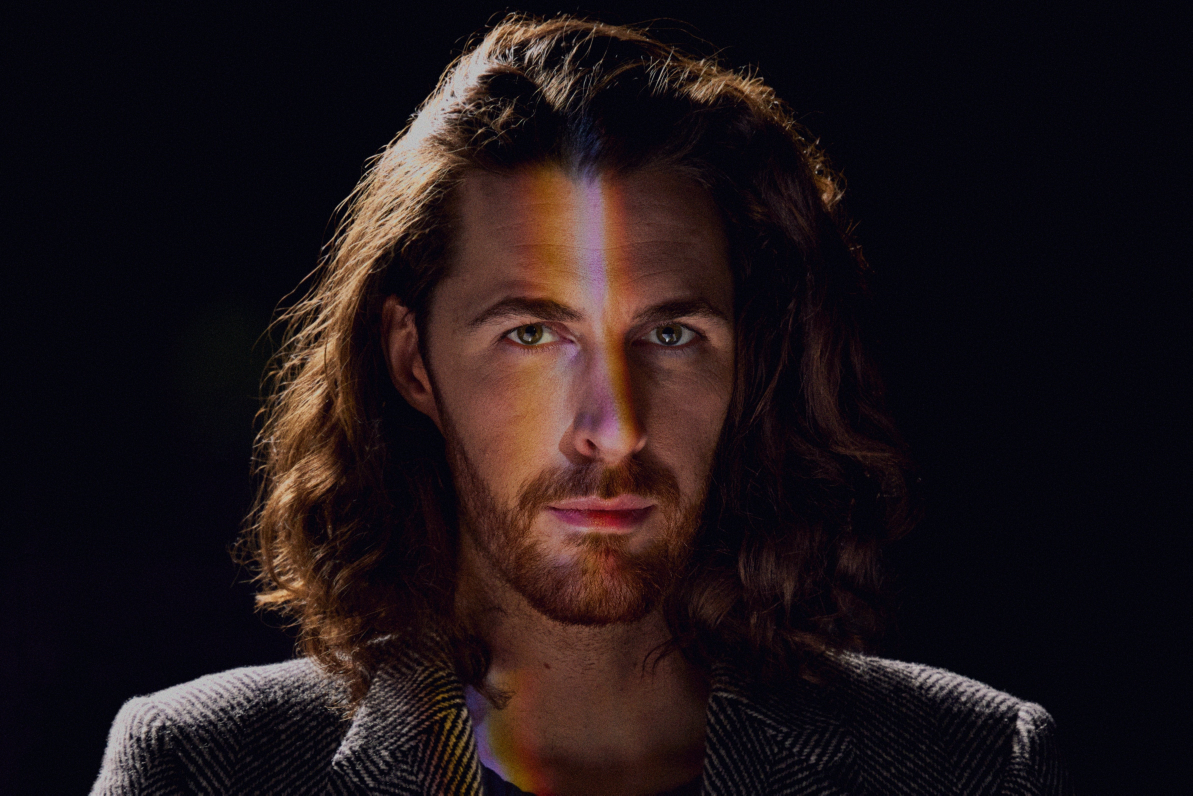
#> input picture face_attendance_project/data/train/alex/1.jpg, 4770 x 3181 px, given in place of the camera (shown at 1/4 size)
$ python main.py
#> lines starting #> are read from the running program, lines starting #| are printed output that depends on the picture
### face_attendance_project/lbp/lbp.py
import numpy as np

def compute_lbp(gray_img):
    h, w = gray_img.shape
    lbp_img = np.zeros((h, w), dtype=np.uint8)

    for i in range(1, h - 1):
        for j in range(1, w - 1):
            center = gray_img[i, j]
            binary = 0
            binary |= (gray_img[i-1, j-1] >= center) << 7
            binary |= (gray_img[i-1, j]   >= center) << 6
            binary |= (gray_img[i-1, j+1] >= center) << 5
            binary |= (gray_img[i,   j+1] >= center) << 4
            binary |= (gray_img[i+1, j+1] >= center) << 3
            binary |= (gray_img[i+1, j]   >= center) << 2
            binary |= (gray_img[i+1, j-1] >= center) << 1
            binary |= (gray_img[i,   j-1] >= center) << 0
            lbp_img[i, j] = binary

    return lbp_img

### face_attendance_project/lbp/histogram.py
import numpy as np

def lbph_features(lbp_image, grid_x=8, grid_y=8):
    h, w = lbp_image.shape
    grid_h = h // grid_y
    grid_w = w // grid_x
    features = []

    for y in range(grid_y):
        for x in range(grid_x):
            cell = lbp_image[y*grid_h:(y+1)*grid_h, x*grid_w:(x+1)*grid_w]
            hist, _ = np.histogram(cell.ravel(), bins=256, range=(0, 256))
            hist = hist.astype("float")
            hist /= (hist.sum() + 1e-6)
            features.extend(hist)

    return np.array(features)

### face_attendance_project/recognize.py
import cv2
import numpy as np
from lbp.lbp import compute_lbp
from lbp.histogram import lbph_features

def recognize_face(test_img):
    database = np.load("models/lbph_database.npy", allow_pickle=True)
    test_img = cv2.resize(test_img, (64, 64))
    lbp_test = compute_lbp(test_img)
    test_feat = lbph_features(lbp_test)

    min_dist = float("inf")
    predicted_label = "Unknown"

    for label, db_feat in database:
        dist = np.linalg.norm(test_feat - db_feat)
        if dist < min_dist:
            min_dist = dist
            predicted_label = label

    return predicted_label, min_dist

### face_attendance_project/main.py
import cv2
from recognize import recognize_face

def distance_to_accuracy(dist, scale=2.0):
    acc = max(0, 100 - dist * scale)
    return round(acc, 2)

def main():
    cap = cv2.VideoCapture(0)
    print("🔵 Press 'q' to quit.")

    while True:
        ret, frame = cap.read()
#> frame is the input picture: shape (3181, 4770, 3); mean B, G, R 23.5, 20.7, 30.7
        if not ret:
            break

        gray = cv2.cvtColor(frame, cv2.COLOR_BGR2GRAY)
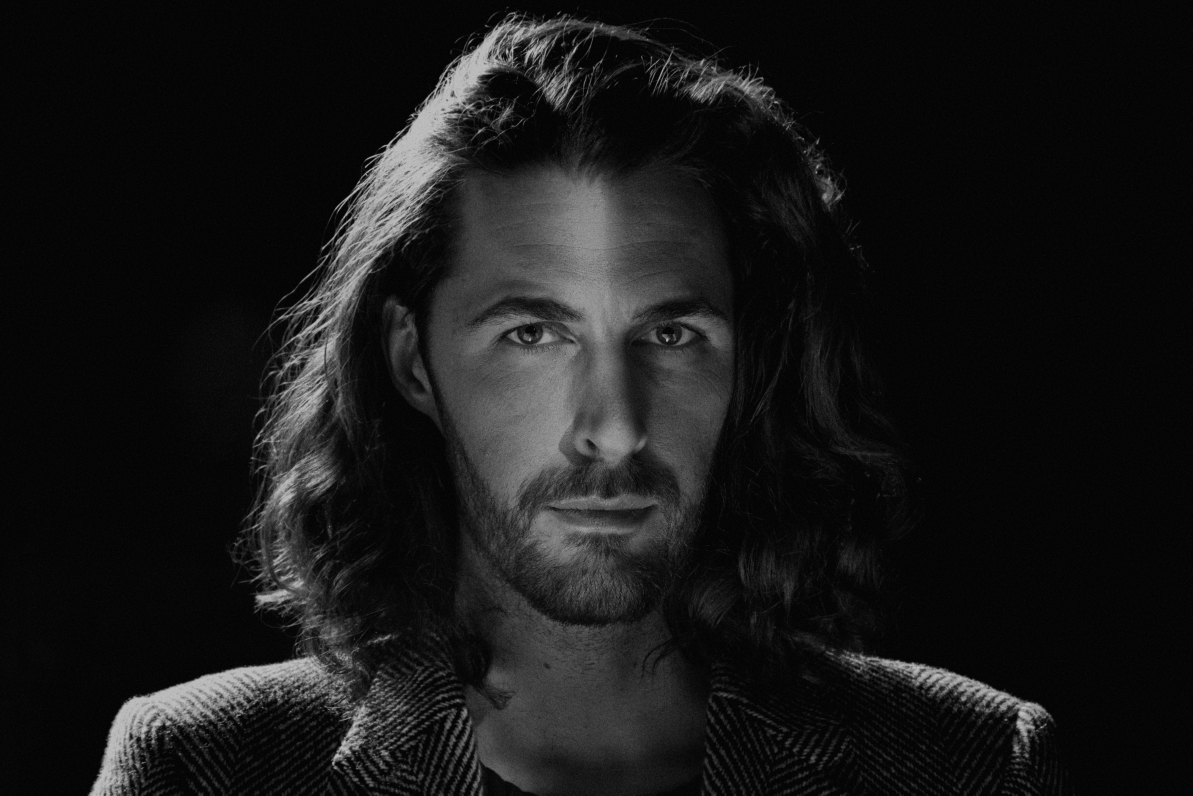
#> gray: shape (3181, 4770) (shown at 1/4 size); min 0, max 204, mean 24
        face = cv2.resize(gray, (64, 64))
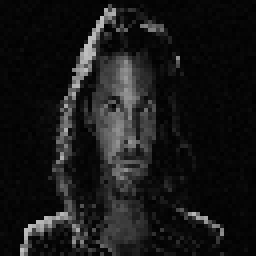
#> face: shape (64, 64) (shown 4 times larger); min 1, max 193, mean 23.8

        name, dist = recognize_face(face)
#> (reads face_attendance_project/models/lbph_database.npy from the repository)
#> after the loop in compute_lbp, `for i in range(1, h - 1):`:
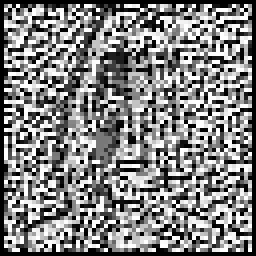
#> lbp_img: shape (64, 64) (shown 4 times larger); min 0, max 255, mean 129.5
#> after the loop in lbph_features, `for y in range(grid_y):`: features = 16384 values, max 0.328 at index 0, min 0 at index 1, mean 0.00391
#> in recognize_face, `test_feat = lbph_features(lbp_test)`: test_feat has the same summary as features in lbph_features
#> the loop in recognize_face, `for label, db_feat in database:` made 11 passes
#> (dist, min_dist) on pass 1: (0.0663, 0.0663)
#> dist on passes 2 to 7: 1.71, 2.65, 1.89, 3.52, 1.9, 1.91
#> after the loop in recognize_face, `for label, db_feat in database:`: min_dist = 0.0663; predicted_label = 'alex'
#> name = 'alex'; dist = 0.0663
        accuracy = distance_to_accuracy(dist)
#> in distance_to_accuracy, `acc = max(0, 100 - dist * scale)`: acc = 99.87
#> accuracy = 99.87

        cv2.putText(frame, f"{name} ({accuracy}%)", (20, 30),
                    cv2.FONT_HERSHEY_SIMPLEX, 1, (0, 255, 0), 2)
        cv2.imshow("Face Attendance", frame)

        if cv2.waitKey(1) & 0xFF == ord("q"):
#> (key q is pressed here)
            break

    cap.release()
    cv2.destroyAllWindows()

if __name__ == "__main__":
    main()
